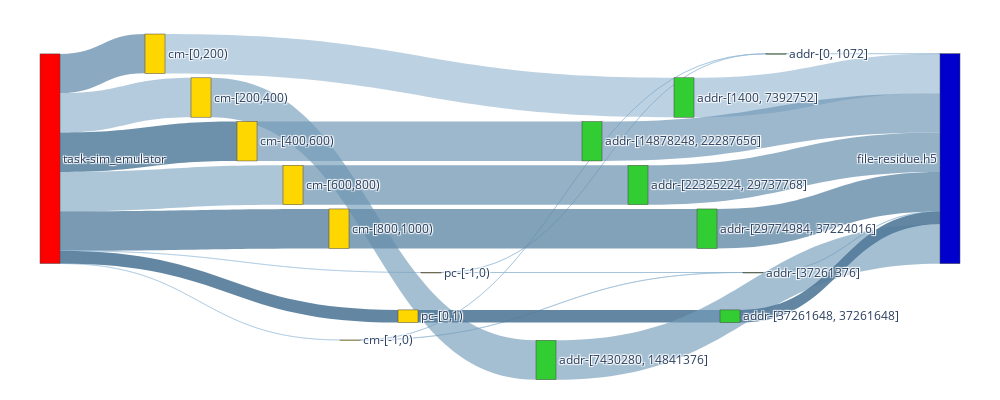

Write notebook code for a chart like this one.
### Code cell
sim_nodes, sim_nodes_dict = get_nodes_for_sankey(G_SIM, rm_tags=['sim'])

# print(node_ref2)

sim_links = get_links_for_sankey(G_SIM, sim_nodes_dict)
fig = go.Figure(go.Sankey(
            node = sim_nodes,
            link = sim_links, orientation='h'))


fig.update_layout(
    autosize=False,
    width=1000,
    height=400,
    margin=dict(
        l=40,
        r=40,
        b=40,
        t=10,
        pad=2
    ),
)
fig.show()
fig.write_html(f"{IMAGE_PATH}/sankey-grouped-sim-vol-vfd-.html")

### Figure 1 — Plotly figure (JSON) as saved in the notebook; plotly's stock layout.template omitted (floating-point values rounded to 4 significant figures)
{"data": [{"link": {"color": ["rgba(145.23809523809524, 185.23809523809524, 215.23809523809524, 0.4357142857142857)", "rgba(102.38095238095238, 142.38095238095238, 172.38095238095238, 0.7571428571428571)", "rgba(126.19047619047619, 166.1904761904762, 196.1904761904762, 0.5785714285714286)", "rgba(88.0952380952381, 128.0952380952381, 158.0952380952381, 0.8642857142857143)", "rgba(121.42857142857143, 161.42857142857144, 191.42857142857144, 0.6142857142857143)", "rgba(92.85714285714286, 132.85714285714286, 162.85714285714286, 0.8285714285714285)", "rgba(145.23809523809524, 185.23809523809524, 215.23809523809524, 0.4357142857142857)", "rgba(83.33333333333333, 123.33333333333333, 153.33333333333331, 0.9)", "rgba(140.47619047619048, 180.47619047619048, 210.47619047619048, 0.4714285714285714)", "rgba(135.71428571428572, 175.71428571428572, 205.71428571428572, 0.5071428571428571)", "rgba(140.47619047619048, 180.47619047619048, 210.47619047619048, 0.4714285714285714)", "rgba(135.71428571428572, 175.71428571428572, 205.71428571428572, 0.5071428571428571)", "rgba(130.95238095238096, 170.95238095238096, 200.95238095238096, 0.5428571428571429)", "rgba(116.66666666666666, 156.66666666666666, 186.66666666666666, 0.65)", "rgba(111.9047619047619, 151.9047619047619, 181.9047619047619, 0.6857142857142857)", "rgba(107.14285714285714, 147.14285714285714, 177.14285714285714, 0.7214285714285715)", "rgba(97.61904761904762, 137.61904761904762, 167.61904761904762, 0.7928571428571429)", "rgba(83.33333333333333, 123.33333333333333, 153.33333333333331, 0.9)", "rgba(140.47619047619048, 180.47619047619048, 210.47619047619048, 0.4714285714285714)", "rgba(135.71428571428572, 175.71428571428572, 205.71428571428572, 0.5071428571428571)", "rgba(130.95238095238096, 170.95238095238096, 200.95238095238096, 0.5428571428571429)", "rgba(116.66666666666666, 156.66666666666666, 186.66666666666666, 0.65)", "rgba(111.9047619047619, 151.9047619047619, 181.9047619047619, 0.6857142857142857)", "rgba(107.14285714285714, 147.14285714285714, 177.14285714285714, 0.7214285714285715)", "rgba(97.61904761904762, 137.61904761904762, 167.61904761904762, 0.7928571428571429)", "rgba(83.33333333333333, 123.33333333333333, 153.33333333333331, 0.9)"], "label": ["Access Volume : 0 <br />Access Count : 4 <br />Average Access Size : 0 <br />Operation : write<br />Bandwidth : 0", "Access Volume : 7.42 MB <br />Access Count : 200 <br />Average Access Size : 37.11 KB <br />Operation : write<br />Bandwidth : 2.41 MB/s", "Access Volume : 7.44 MB <br />Access Count : 200 <br />Average Access Size : 37.21 KB <br />Operation : write<br />Bandwidth : 1.87 MB/s", "Access Volume : 7.44 MB <br />Access Count : 200 <br />Average Access Size : 37.2 KB <br />Operation : write<br />Bandwidth : 2.51 MB/s", "Access Volume : 7.44 MB <br />Access Count : 200 <br />Average Access Size : 37.21 KB <br />Operation : write<br />Bandwidth : 1.89 MB/s", "Access Volume : 7.48 MB <br />Access Count : 201 <br />Average Access Size : 37.21 KB <br />Operation : write<br />Bandwidth : 2.48 MB/s", "Access Volume : 0 <br />Access Count : 4 <br />Average Access Size : 0 <br />Operation : write<br />Bandwidth : 0", "Access Volume : 2.4 MB <br />Access Count : 1 <br />Average Access Size : 2.4 MB <br />Operation : write<br />Bandwidth : 1.56 GB/s", "Access Volume : 5.19 KB <br />Access Count : 24 <br />Average Access Size : 216.33 B <br />Operation : write<br />Bandwidth : 292.05 B/s", "Access Volume : 272 B <br />Access Count : 1 <br />Average Access Size : 272 B <br />Operation : write<br />Bandwidth : 176.85 KB/s", "Access Volume : 5.19 KB <br />Access Count : 24 <br />Average Access Size : 216.33 B <br />Operation : write<br />Bandwidth : 292.05 B/s", "Access Volume : 272 B <br />Access Count : 1 <br />Average Access Size : 272 B <br />Operation : write<br />Bandwidth : 176.85 KB/s", "Access Volume : 7.46 MB <br />Access Count : 202 <br />Average Access Size : 36.94 KB <br />Operation : write<br />Bandwidth : 440.16 KB/s", "Access Volume : 7.45 MB <br />Access Count : 200 <br />Average Access Size : 37.24 KB <br />Operation : write<br />Bandwidth : 2.11 MB/s", "Access Volume : 7.45 MB <br />Access Count : 200 <br />Average Access Size : 37.23 KB <br />Operation : write<br />Bandwidth : 2.12 MB/s", "Access Volume : 7.45 MB <br />Access Count : 200 <br />Average Access Size : 37.25 KB <br />Operation : write<br />Bandwidth : 2.13 MB/s", "Access Volume : 7.49 MB <br />Access Count : 201 <br />Average Access Size : 37.25 KB <br />Operation : write<br />Bandwidth : 2.42 MB/s", "Access Volume : 2.4 MB <br />Access Count : 1 <br />Average Access Size : 2.4 MB <br />Operation : write<br />Bandwidth : 1.56 GB/s", "Access Volume : 5.19 KB <br />Access Count : 24 <br />Average Access Size : 216.33 B <br />Operation : write<br />Bandwidth : 292.05 B/s", "Access Volume : 272 B <br />Access Count : 1 <br />Average Access Size : 272 B <br />Operation : write<br />Bandwidth : 176.85 KB/s", "Access Volume : 7.46 MB <br />Access Count : 202 <br />Average Access Size : 36.94 KB <br />Operation : write<br />Bandwidth : 440.16 KB/s", "Access Volume : 7.45 MB <br />Access Count : 200 <br />Average Access Size : 37.24 KB <br />Operation : write<br />Bandwidth : 2.11 MB/s", "Access Volume : 7.45 MB <br />Access Count : 200 <br />Average Access Size : 37.23 KB <br />Operation : write<br />Bandwidth : 2.12 MB/s", "Access Volume : 7.45 MB <br />Access Count : 200 <br />Average Access Size : 37.25 KB <br />Operation : write<br />Bandwidth : 2.13 MB/s", "Access Volume : 7.49 MB <br />Access Count : 201 <br />Average Access Size : 37.25 KB <br />Operation : write<br />Bandwidth : 2.42 MB/s", "Access Volume : 2.4 MB <br />Access Count : 1 <br />Average Access Size : 2.4 MB <br />Operation : write<br />Bandwidth : 1.56 GB/s"], "source": [0, 0, 0, 0, 0, 0, 0, 0, 1, 1, 2, 2, 3, 4, 5, 6, 7, 8, 9, 10, 11, 12, 13, 14, 15, 16], "target": [1, 3, 4, 5, 6, 7, 2, 8, 9, 10, 9, 10, 11, 12, 13, 14, 15, 16, 17, 17, 17, 17, 17, 17, 17, 17], "value": [1, 7422108, 7441148, 7440164, 7442936, 7479508, 1, 2400000, 5192, 272, 5192, 272, 7460880, 7447968, 7446976, 7449760, 7486392, 2400000, 5192, 272, 7460880, 7447968, 7446976, 7449760, 7486392, 2400000]}, "node": {"color": ["Red", "Gold", "Gold", "Gold", "Gold", "Gold", "Gold", "Gold", "Gold", "LimeGreen", "LimeGreen", "LimeGreen", "LimeGreen", "LimeGreen", "LimeGreen", "LimeGreen", "LimeGreen", "MediumBlue"], "label": ["task-sim_emulator", "cm-[-1,0)", "pc-[-1,0)", "cm-[0,200)", "cm-[200,400)", "cm-[400,600)", "cm-[600,800)", "cm-[800,1000)", "pc-[0,1)", "addr-[0, 1072]", "addr-[37261376]", "addr-[1400, 7392752]", "addr-[7430280, 14841376]", "addr-[14878248, 22287656]", "addr-[22325224, 29737768]", "addr-[29774984, 37224016]", "addr-[37261648, 37261648]", "file-residue.h5"], "x": [0, 0.35, 0.425, 0.125, 0.175, 0.225, 0.275, 0.325, 0.4, 0.8, 0.775, 0.7, 0.55, 0.6, 0.65, 0.725, 0.75, 1], "y": [0, 0, 0.75, 0.125, 0.25, 0.375, 0.5, 0.625, 0.875, 0.125, 0.75, 0.25, 1, 0.375, 0.5, 0.625, 0.875, 0]}, "orientation": "h", "type": "sankey"}], "layout": {"autosize": false, "height": 400, "margin": {"b": 40, "l": 40, "pad": 2, "r": 40, "t": 10}, "width": 1000}}
